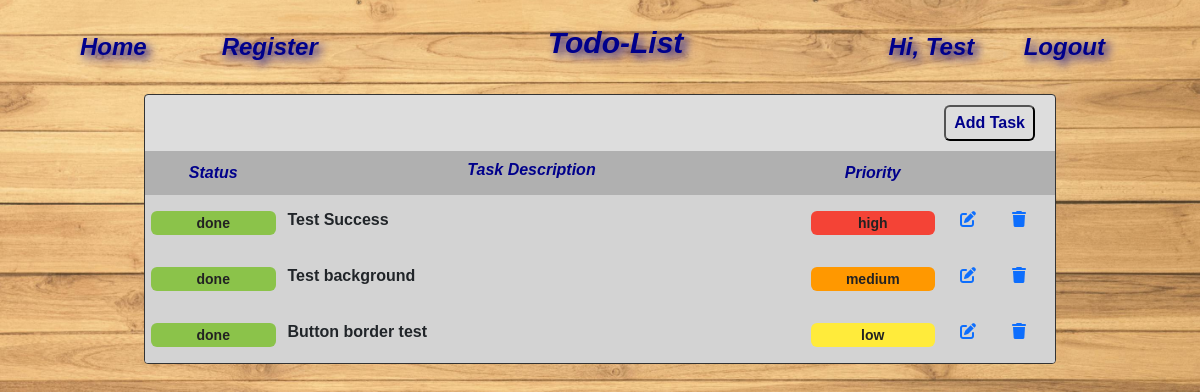
The page /apps/todo (signed in) on the database as committed earlier.
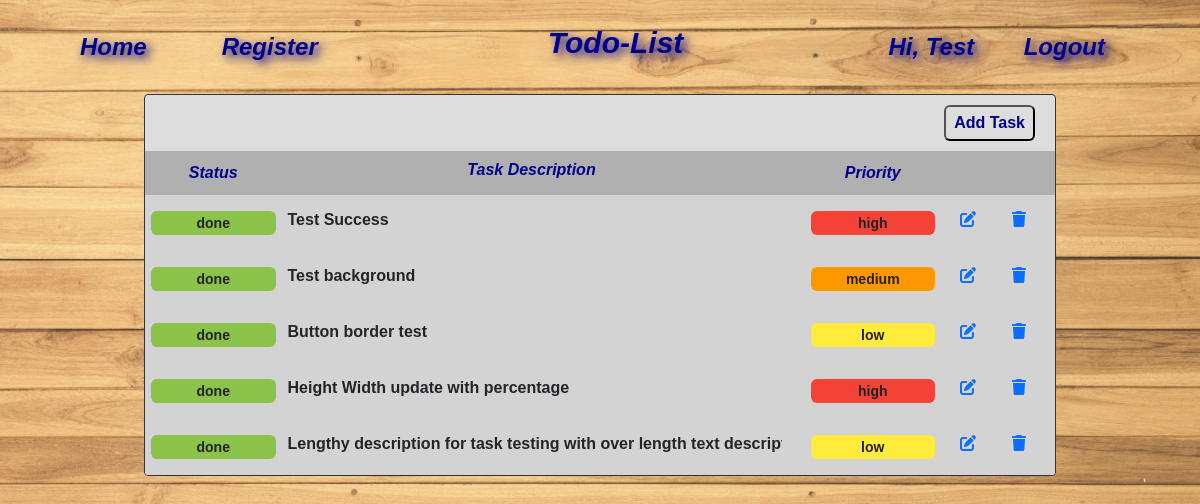
The same page on the database as committed later.
### todo/models.py (models this page shows, shortened)
class TodoList(models.Model):
    user = models.ForeignKey(User, on_delete=models.CASCADE)
    status = models.CharField(max_length=50, default="pending")
    description = models.CharField(max_length=500)
    priority = models.CharField(max_length=50, default="low")
    created_at = models.DateTimeField(auto_now_add=True)

### todo/views.py (the view)
# urls.py: path('apps/', include('todo.urls')),
def todo(request):
    tasks = TodoList.objects.filter(user = request.user)
    return render(request, 'todo.html', {'tasks': tasks})

### templates/todo.html (shortened to what this page needs)
{% extends 'background.html' %}
{% load static %}
{% block page_title %}Todo-List{% endblock %}
{% block content %}
<div class="todo-layout">
    <div style="justify-content: right; text-align:right; padding: 10px 20px;">
        <button type="button" class="add-button" data-bs-toggle="modal" data-bs-target="#addTaskModal">Add Task</button>
    </div>
    <table id="task-table" class="todo-grid">
        <thead>
            <tr>
                <th>Status</th>
                <th>Task Description</th>
                <th>Priority</th>
                <th></th>
            </tr>
        </thead>
        <tbody>
            {% for task in tasks %}
            <tr id="row-{{ task.id }}" style="background-color: #d3d3d3;">
                <td>
                    <button class="status-button {{ task.status }}-status">{{ task.status }}</button>
                </td>
                <td>
                    <p>{{ task.description }}</p>
                </td>
                <td>
                    <button class="status-button {{ task.priority }}-priority">{{ task.priority }}</button>
                </td>
                <td style="display:flex; align-items:center;">
                    <a href="#" class="btn btn-link" style="margin-right:10px;text-align:center;"
                        data-task-id="{{ task.id }}" id="edit-btn">
                        <i class="fas fa-edit" data-bs-toggle="modal" data-bs-target="#editTaskModal"></i>
                    </a>
                    <a href="#" class="btn btn-link ml-2" id="delete-btn" style="margin-right:10px;text-align:center;"
                        data-task-id="{{ task.id }}">
                        <i class="fas fa-trash" data-bs-toggle="modal" data-bs-target="#deleteTaskModal"></i>
                    </a>
                </td>
            </tr>
            {% endfor %}
        </tbody>
    </table>
</div>
{% endblock %}

### templates/background.html (shortened to what this page needs)
{% load static %}
<!DOCTYPE html>
<html lang="en">
<head>
    <link rel="stylesheet" href="{% static 'bootstrap.css' %}">
    <link rel="stylesheet" href="{% static 'css/all.min.css' %}">
    <link rel="stylesheet" href="{% static 'style.css' %}">
</head>
<body>
    <div class="layout">
        <div class="navbar-container">
            <nav>
                <ul class="navbar-left">
                    <li><a href="/">Home</a></li>
                    <li><a href="{% url 'register' %}">Register</a></li>
                </ul>
                <div class="nav-header">
                    <h1>{% block page_title %}Applications{% endblock %}</h1>
                </div>
                <ul class="navbar-right">
                    <li>
                        <div>
                            {% if user.is_authenticated %}
                            <span class="user_greet" style="margin-right:15px;">Hi, {{ user.first_name }}</span>
                            <a href="{% url 'logout' %}">Logout</a>
                            {% else %}
                            <a href="{% url 'login' %}">Login</a>
                            {% endif %}
                        </div>
                    </li>
                </ul>
            </nav>
        </div>
        <div class="app-content">
            {% block content %}
            {% endblock %}
        </div>
    </div>
</body>
</html>

### static/style.css (style rules this page uses)
* { margin: 0; padding: 0; box-sizing: border-box; }
body { justify-content: center; align-items: center; margin: 0; background-color: #f0f0f0; font-family: Arial, sans-serif; }
.layout { display: flex; flex-direction: column; padding: 30px; }
.app-content { display: flex; justify-content: center; align-items: center; flex-wrap: wrap; }
h1 { padding: 15px; text-align: center; font-size: 30px; font-family: Arial, Helvetica, sans-serif; font-weight: bolder; font-style: italic; color: darkblue; text-shadow: 4px 4px 10px darkblue; }
.navbar-container { background-color: rgba(0, 0, 0, 0); }
nav { display: flex; width: 100%; justify-content: space-between; align-items: center; padding: 10px 20px; position: sticky; top: 0; z-index: 1000; margin-top: -30px; }
.navbar-left, .navbar-right { display: flex; list-style-type: none; padding: 0; margin: 0; }
nav ul li { margin-right: 15px; }
nav ul li a { margin: 0 20px; text-decoration: none; font-size: 24px; font-family: Arial, Helvetica, sans-serif; font-weight: bolder; font-style: italic; color: darkblue; text-shadow: 4px 4px 10px darkblue; border-radius: 6px; box-sizing: border-box; text-align: center; transition: background-color 0.3s, border-color 0.3s; padding: 5px 10px; }
.nav-header { text-align: center; flex-grow: 1; }
.user_greet { margin: 0 20px; text-align: center; text-decoration: none; font-size: 24px; font-family: Arial, Helvetica, sans-serif; font-weight: bolder; font-style: italic; color: darkblue; text-shadow: 4px 4px 10px darkblue; }
.todo-layout { width: 80%; overflow: auto; background-color: #ddd; border-radius: 4px; border: 1px solid #333; }
.todo-grid { width: 100%; border-collapse: collapse; padding: 10px; }
th { padding: 10px; text-align: center; vertical-align: middle; font-family: Arial, Helvetica, sans-serif; font-weight: bolder; font-style: italic; color: darkblue; }
td { padding: 6px; text-align: left; vertical-align: middle; }
thead { background-color: #b0b0b0; }
.todo-grid th:nth-child(1), .todo-grid td:nth-child(1) { justify-content: center; text-align: center; width: 15%; }
.todo-grid th:nth-child(2) { justify-content: center; text-align: center; }
.todo-grid th:nth-child(2), .todo-grid td:nth-child(2) { display: flex; width: 100%; max-width: 500px; overflow: auto; font-weight: bolder; align-items: center; line-height: normal; white-space: nowrap; scrollbar-width: none; overflow: auto; }
.todo-grid th:nth-child(3), .todo-grid td:nth-child(3) { justify-content: center; text-align: center; width: 15%; }
.todo-grid th:nth-child(4), .todo-grid td:nth-child(4) { width: 10%; }
.add-button { transition-duration: 0.4s; font-family: Arial, Helvetica, sans-serif; font-weight: bolder; font-size: 16px; color: darkblue; padding: 4px 8px; border-radius: 6px; background-color: #ddd; }
.status-button { font-family: Arial, Helvetica, sans-serif; font-weight: bolder; font-size: 14px; width: 100%; color: #222; align-items: center; justify-content: center; text-align: center; padding: 4px 8px; border-radius: 6px; line-height: normal; border: none; box-sizing: border-box; }
.status-button.done-status { background-color: #8bc34a; }
.status-button.low-priority { background-color: #ffeb3b; }
.status-button.medium-priority { background-color: #ff9800; }
.status-button.high-priority { background-color: #f44336; }

Rows that differ between the two databases and show on the page:
added TodoList: status "done", description "Height Width update with percentage", priority "high"
added TodoList: status "done", description "Lengthy description for task testing with over length text…", priority "low"
